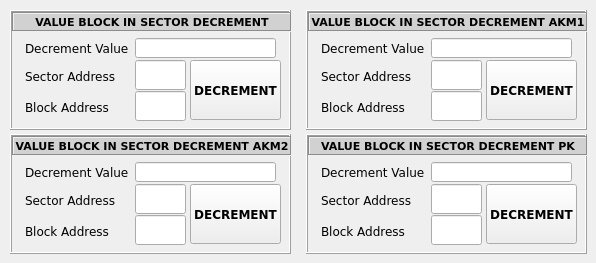
   <widget class="QWidget" name="tbValueBlockInSDecr">
    <attribute name="title">
     <string>ValueBlockInSector Decrement</string>
    </attribute>
    <widget class="QFrame" name="fmValueBlockDecr">
     <property name="geometry">
      <rect>
       <x>10</x>
       <y>10</y>
       <width>281</width>
       <height>120</height>
      </rect>
     </property>
     <property name="autoFillBackground">
      <bool>true</bool>
     </property>
     <property name="frameShape">
      <enum>QFrame::Box</enum>
     </property>
     <property name="frameShadow">
      <enum>QFrame::Raised</enum>
     </property>
     <widget class="QLabel" name="lblHeaderVBISDecr">
      <property name="geometry">
       <rect>
        <x>2</x>
        <y>2</y>
        <width>280</width>
        <height>20</height>
       </rect>
      </property>
      <property name="font">
       <font>
        <family>Verdana</family>
        <pointsize>8</pointsize>
        <weight>75</weight>
        <bold>true</bold>
       </font>
      </property>
      <property name="autoFillBackground">
       <bool>false</bool>
      </property>
      <property name="styleSheet">
       <string notr="true">background-color: rgb(209, 209, 209);</string>
      </property>
      <property name="frameShape">
       <enum>QFrame::Box</enum>
      </property>
      <property name="frameShadow">
       <enum>QFrame::Sunken</enum>
      </property>
      <property name="text">
       <string>VALUE BLOCK IN SECTOR DECREMENT</string>
      </property>
      <property name="textFormat">
       <enum>Qt::AutoText</enum>
      </property>
      <property name="alignment">
       <set>Qt::AlignCenter</set>
      </property>
     </widget>
     <widget class="QLabel" name="lblBlockAddressDecr">
      <property name="geometry">
       <rect>
        <x>15</x>
        <y>89</y>
        <width>90</width>
        <height>16</height>
       </rect>
      </property>
      <property name="font">
       <font>
        <family>Verdana</family>
       </font>
      </property>
      <property name="text">
       <string>Block Address</string>
      </property>
     </widget>
     <widget class="QLineEdit" name="txtBlockAddressDecr">
      <property name="geometry">
       <rect>
        <x>125</x>
        <y>81</y>
        <width>51</width>
        <height>30</height>
       </rect>
      </property>
      <property name="font">
       <font>
        <family>Verdana</family>
        <pointsize>12</pointsize>
        <weight>75</weight>
        <bold>true</bold>
       </font>
      </property>
      <property name="alignment">
       <set>Qt::AlignCenter</set>
      </property>
     </widget>
     <widget class="QPushButton" name="btnDecrementValue">
      <property name="geometry">
       <rect>
        <x>180</x>
        <y>50</y>
        <width>91</width>
        <height>60</height>
       </rect>
      </property>
      <property name="font">
       <font>
        <family>Verdana</family>
        <pointsize>9</pointsize>
        <weight>75</weight>
        <bold>true</bold>
       </font>
      </property>
      <property name="text">
       <string>DECREMENT</string>
      </property>
     </widget>
     <widget class="QLabel" name="lblDecrementValue">
      <property name="geometry">
       <rect>
        <x>15</x>
        <y>30</y>
        <width>110</width>
        <height>16</height>
       </rect>
      </property>
      <property name="font">
       <font>
        <family>Verdana</family>
       </font>
      </property>
      <property name="text">
       <string>Decrement Value</string>
      </property>
     </widget>
     <widget class="QLineEdit" name="txtDecrementValue">
      <property name="geometry">
       <rect>
        <x>125</x>
        <y>28</y>
        <width>141</width>
        <height>20</height>
       </rect>
      </property>
      <property name="font">
       <font>
        <family>Verdana</family>
        <pointsize>10</pointsize>
        <weight>75</weight>
        <bold>true</bold>
       </font>
      </property>
      <property name="alignment">
       <set>Qt::AlignCenter</set>
      </property>
      <property name="readOnly">
       <bool>false</bool>
      </property>
     </widget>
     <widget class="QLabel" name="lblSectorAddressDecr">
      <property name="geometry">
       <rect>
        <x>15</x>
        <y>58</y>
        <width>90</width>
        <height>16</height>
       </rect>
      </property>
      <property name="font">
       <font>
        <family>Verdana</family>
       </font>
      </property>
      <property name="text">
       <string>Sector Address</string>
      </property>
     </widget>
     <widget class="QLineEdit" name="txtSectorAddressDecr">
      <property name="geometry">
       <rect>
        <x>125</x>
        <y>50</y>
        <width>51</width>
        <height>30</height>
       </rect>
      </property>
      <property name="font">
       <font>
        <family>Verdana</family>
        <pointsize>12</pointsize>
        <weight>75</weight>
        <bold>true</bold>
       </font>
      </property>
      <property name="alignment">
       <set>Qt::AlignCenter</set>
      </property>
     </widget>
    </widget>
    <widget class="QFrame" name="fmValueBlockDecrAKM1">
     <property name="geometry">
      <rect>
       <x>306</x>
       <y>10</y>
       <width>281</width>
       <height>120</height>
      </rect>
     </property>
     <property name="autoFillBackground">
      <bool>true</bool>
     </property>
     <property name="frameShape">
      <enum>QFrame::Box</enum>
     </property>
     <property name="frameShadow">
      <enum>QFrame::Raised</enum>
     </property>
     <widget class="QLabel" name="lblHeaderVBISDecrAKM1">
      <property name="geometry">
       <rect>
        <x>2</x>
        <y>2</y>
        <width>280</width>
        <height>20</height>
       </rect>
      </property>
      <property name="font">
       <font>
        <family>Verdana</family>
        <pointsize>8</pointsize>
        <weight>75</weight>
        <bold>true</bold>
       </font>
      </property>
      <property name="autoFillBackground">
       <bool>false</bool>
      </property>
      <property name="styleSheet">
       <string notr="true">background-color: rgb(209, 209, 209);</string>
      </property>
      <property name="frameShape">
       <enum>QFrame::Box</enum>
      </property>
      <property name="frameShadow">
       <enum>QFrame::Sunken</enum>
      </property>
      <property name="text">
       <string>VALUE BLOCK IN SECTOR DECREMENT AKM1</string>
      </property>
      <property name="textFormat">
       <enum>Qt::AutoText</enum>
      </property>
      <property name="alignment">
       <set>Qt::AlignCenter</set>
      </property>
     </widget>
     <widget class="QLabel" name="lblBlockAddressDecrAKM1">
      <property name="geometry">
       <rect>
        <x>15</x>
        <y>89</y>
        <width>90</width>
        <height>16</height>
       </rect>
      </property>
      <property name="font">
       <font>
        <family>Verdana</family>
       </font>
      </property>
      <property name="text">
       <string>Block Address</string>
      </property>
     </widget>
     <widget class="QLineEdit" name="txtBlockAddressDecrAKM1">
      <property name="geometry">
       <rect>
        <x>125</x>
        <y>81</y>
        <width>51</width>
        <height>30</height>
       </rect>
      </property>
      <property name="font">
       <font>
        <family>Verdana</family>
        <pointsize>12</pointsize>
        <weight>75</weight>
        <bold>true</bold>
       </font>
      </property>
      <property name="alignment">
       <set>Qt::AlignCenter</set>
      </property>
     </widget>
     <widget class="QPushButton" name="btnDecrementValueAKM1">
      <property name="geometry">
       <rect>
        <x>180</x>
        <y>50</y>
        <width>91</width>
        <height>60</height>
       </rect>
      </property>
      <property name="font">
       <font>
        <family>Verdana</family>
        <pointsize>9</pointsize>
        <weight>75</weight>
        <bold>true</bold>
       </font>
      </property>
      <property name="text">
       <string>DECREMENT</string>
      </property>
     </widget>
     <widget class="QLabel" name="lblDecrementValueAKM1">
      <property name="geometry">
       <rect>
        <x>15</x>
        <y>30</y>
        <width>110</width>
        <height>16</height>
       </rect>
      </property>
      <property name="font">
       <font>
        <family>Verdana</family>
       </font>
      </property>
      <property name="text">
       <string>Decrement Value</string>
      </property>
     </widget>
     <widget class="QLineEdit" name="txtDecrementValueAKM1">
      <property name="geometry">
       <rect>
        <x>125</x>
        <y>28</y>
        <width>141</width>
        <height>20</height>
       </rect>
      </property>
      <property name="font">
       <font>
        <family>Verdana</family>
        <pointsize>10</pointsize>
        <weight>75</weight>
        <bold>true</bold>
       </font>
      </property>
      <property name="alignment">
       <set>Qt::AlignCenter</set>
      </property>
      <property name="readOnly">
       <bool>false</bool>
      </property>
     </widget>
     <widget class="QLabel" name="lblSectorAddressDecrAKM1">
      <property name="geometry">
       <rect>
        <x>15</x>
        <y>58</y>
        <width>90</width>
        <height>16</height>
       </rect>
      </property>
      <property name="font">
       <font>
        <family>Verdana</family>
       </font>
      </property>
      <property name="text">
       <string>Sector Address</string>
      </property>
     </widget>
     <widget class="QLineEdit" name="txtSectorAddressDecrAKM1">
      <property name="geometry">
       <rect>
        <x>125</x>
        <y>50</y>
        <width>51</width>
        <height>30</height>
       </rect>
      </property>
      <property name="font">
       <font>
        <family>Verdana</family>
        <pointsize>12</pointsize>
        <weight>75</weight>
        <bold>true</bold>
       </font>
      </property>
      <property name="alignment">
       <set>Qt::AlignCenter</set>
      </property>
     </widget>
    </widget>
    <widget class="QFrame" name="fmValueBlockDecrAKM2">
     <property name="geometry">
      <rect>
       <x>10</x>
       <y>134</y>
       <width>281</width>
       <height>120</height>
      </rect>
     </property>
     <property name="autoFillBackground">
      <bool>true</bool>
     </property>
     <property name="frameShape">
      <enum>QFrame::Box</enum>
     </property>
     <property name="frameShadow">
      <enum>QFrame::Raised</enum>
     </property>
     <widget class="QLabel" name="lblHeaderVBISDecrAKM2">
      <property name="geometry">
       <rect>
        <x>2</x>
        <y>2</y>
        <width>280</width>
        <height>20</height>
       </rect>
      </property>
      <property name="font">
       <font>
        <family>Verdana</family>
        <pointsize>8</pointsize>
        <weight>75</weight>
        <bold>true</bold>
       </font>
      </property>
      <property name="autoFillBackground">
       <bool>false</bool>
      </property>
      <property name="styleSheet">
       <string notr="true">background-color: rgb(209, 209, 209);</string>
      </property>
      <property name="frameShape">
       <enum>QFrame::Box</enum>
      </property>
      <property name="frameShadow">
       <enum>QFrame::Sunken</enum>
      </property>
      <property name="text">
       <string>VALUE BLOCK IN SECTOR DECREMENT AKM2</string>
      </property>
      <property name="textFormat">
       <enum>Qt::AutoText</enum>
      </property>
      <property name="alignment">
       <set>Qt::AlignCenter</set>
      </property>
     </widget>
     <widget class="QLabel" name="lblBlockAddressDecrAKM2">
      <property name="geometry">
       <rect>
        <x>15</x>
        <y>89</y>
        <width>90</width>
        <height>16</height>
       </rect>
      </property>
      <property name="font">
       <font>
        <family>Verdana</family>
       </font>
      </property>
      <property name="text">
       <string>Block Address</string>
      </property>
     </widget>
     <widget class="QLineEdit" name="txtBlockAddressDecrAKM2">
      <property name="geometry">
       <rect>
        <x>125</x>
        <y>81</y>
        <width>51</width>
        <height>30</height>
       </rect>
      </property>
      <property name="font">
       <font>
        <family>Verdana</family>
        <pointsize>12</pointsize>
        <weight>75</weight>
        <bold>true</bold>
       </font>
      </property>
      <property name="alignment">
       <set>Qt::AlignCenter</set>
      </property>
     </widget>
     <widget class="QPushButton" name="btnDecrementValueAKM2">
      <property name="geometry">
       <rect>
        <x>180</x>
        <y>50</y>
        <width>91</width>
        <height>60</height>
       </rect>
      </property>
      <property name="font">
       <font>
        <family>Verdana</family>
        <pointsize>9</pointsize>
        <weight>75</weight>
        <bold>true</bold>
       </font>
      </property>
      <property name="text">
       <string>DECREMENT</string>
      </property>
     </widget>
     <widget class="QLabel" name="lblDecrementValueAKM2">
      <property name="geometry">
       <rect>
        <x>15</x>
        <y>30</y>
        <width>110</width>
        <height>16</height>
       </rect>
      </property>
      <property name="font">
       <font>
        <family>Verdana</family>
       </font>
      </property>
      <property name="text">
       <string>Decrement Value</string>
      </property>
     </widget>
     <widget class="QLineEdit" name="txtDecrementValueAKM2">
      <property name="geometry">
       <rect>
        <x>125</x>
        <y>28</y>
        <width>141</width>
        <height>20</height>
       </rect>
      </property>
      <property name="font">
       <font>
        <family>Verdana</family>
        <pointsize>10</pointsize>
        <weight>75</weight>
        <bold>true</bold>
       </font>
      </property>
      <property name="alignment">
       <set>Qt::AlignCenter</set>
      </property>
      <property name="readOnly">
       <bool>false</bool>
      </property>
     </widget>
     <widget class="QLabel" name="lblSectorAddressDecrAKM2">
      <property name="geometry">
       <rect>
        <x>15</x>
        <y>58</y>
        <width>90</width>
        <height>16</height>
       </rect>
      </property>
      <property name="font">
       <font>
        <family>Verdana</family>
       </font>
      </property>
      <property name="text">
       <string>Sector Address</string>
      </property>
     </widget>
     <widget class="QLineEdit" name="txtSectorAddressDecrAKM2">
      <property name="geometry">
       <rect>
        <x>125</x>
        <y>50</y>
        <width>51</width>
        <height>30</height>
       </rect>
      </property>
      <property name="font">
       <font>
        <family>Verdana</family>
        <pointsize>12</pointsize>
        <weight>75</weight>
        <bold>true</bold>
       </font>
      </property>
      <property name="alignment">
       <set>Qt::AlignCenter</set>
      </property>
     </widget>
    </widget>
    <widget class="QFrame" name="fmValueBlockDecrPK">
     <property name="geometry">
      <rect>
       <x>306</x>
       <y>134</y>
       <width>281</width>
       <height>120</height>
      </rect>
     </property>
     <property name="autoFillBackground">
      <bool>true</bool>
     </property>
     <property name="frameShape">
      <enum>QFrame::Box</enum>
     </property>
     <property name="frameShadow">
      <enum>QFrame::Raised</enum>
     </property>
     <widget class="QLabel" name="lblHeaderVBISDecrPK">
      <property name="geometry">
       <rect>
        <x>2</x>
        <y>2</y>
        <width>280</width>
        <height>20</height>
       </rect>
      </property>
      <property name="font">
       <font>
        <family>Verdana</family>
        <pointsize>8</pointsize>
        <weight>75</weight>
        <bold>true</bold>
       </font>
      </property>
      <property name="autoFillBackground">
       <bool>false</bool>
      </property>
      <property name="styleSheet">
       <string notr="true">background-color: rgb(209, 209, 209);</string>
      </property>
      <property name="frameShape">
       <enum>QFrame::Box</enum>
      </property>
      <property name="frameShadow">
       <enum>QFrame::Sunken</enum>
      </property>
      <property name="text">
       <string>VALUE BLOCK IN SECTOR DECREMENT PK</string>
      </property>
      <property name="textFormat">
       <enum>Qt::AutoText</enum>
      </property>
      <property name="alignment">
       <set>Qt::AlignCenter</set>
      </property>
     </widget>
     <widget class="QLabel" name="lblBlockAddressDecrPK">
      <property name="geometry">
       <rect>
        <x>15</x>
        <y>89</y>
        <width>90</width>
        <height>16</height>
       </rect>
      </property>
      <property name="font">
       <font>
        <family>Verdana</family>
       </font>
      </property>
      <property name="text">
       <string>Block Address</string>
      </property>
     </widget>
     <widget class="QLineEdit" name="txtBlockAddressDecrPK">
      <property name="geometry">
       <rect>
        <x>125</x>
        <y>81</y>
        <width>51</width>
        <height>30</height>
       </rect>
      </property>
      <property name="font">
       <font>
        <family>Verdana</family>
        <pointsize>12</pointsize>
        <weight>75</weight>
        <bold>true</bold>
       </font>
      </property>
      <property name="alignment">
       <set>Qt::AlignCenter</set>
      </property>
     </widget>
     <widget class="QPushButton" name="btnDecrementValuePK">
      <property name="geometry">
       <rect>
        <x>180</x>
        <y>50</y>
        <width>91</width>
        <height>60</height>
       </rect>
      </property>
      <property name="font">
       <font>
        <family>Verdana</family>
        <pointsize>9</pointsize>
        <weight>75</weight>
        <bold>true</bold>
       </font>
      </property>
      <property name="text">
       <string>DECREMENT</string>
      </property>
     </widget>
     <widget class="QLabel" name="lblDecrementValuePK">
      <property name="geometry">
       <rect>
        <x>15</x>
        <y>30</y>
        <width>110</width>
        <height>16</height>
       </rect>
      </property>
      <property name="font">
       <font>
        <family>Verdana</family>
       </font>
      </property>
      <property name="text">
       <string>Decrement Value</string>
      </property>
     </widget>
     <widget class="QLineEdit" name="txtDecrementValuePK">
      <property name="geometry">
       <rect>
        <x>125</x>
        <y>28</y>
        <width>141</width>
        <height>20</height>
       </rect>
      </property>
      <property name="font">
       <font>
        <family>Verdana</family>
        <pointsize>10</pointsize>
        <weight>75</weight>
        <bold>true</bold>
       </font>
      </property>
      <property name="alignment">
       <set>Qt::AlignCenter</set>
      </property>
      <property name="readOnly">
       <bool>false</bool>
      </property>
     </widget>
     <widget class="QLabel" name="lblSectorAddressDecrPK">
      <property name="geometry">
       <rect>
        <x>15</x>
        <y>58</y>
        <width>90</width>
        <height>16</height>
       </rect>
      </property>
      <property name="font">
       <font>
        <family>Verdana</family>
       </font>
      </property>
      <property name="text">
       <string>Sector Address</string>
      </property>
     </widget>
     <widget class="QLineEdit" name="txtSectorAddressDecrPK">
      <property name="geometry">
       <rect>
        <x>125</x>
        <y>50</y>
        <width>51</width>
        <height>30</height>
       </rect>
      </property>
      <property name="font">
       <font>
        <family>Verdana</family>
        <pointsize>12</pointsize>
        <weight>75</weight>
        <bold>true</bold>
       </font>
      </property>
      <property name="alignment">
       <set>Qt::AlignCenter</set>
      </property>
     </widget>
    </widget>
   </widget>
